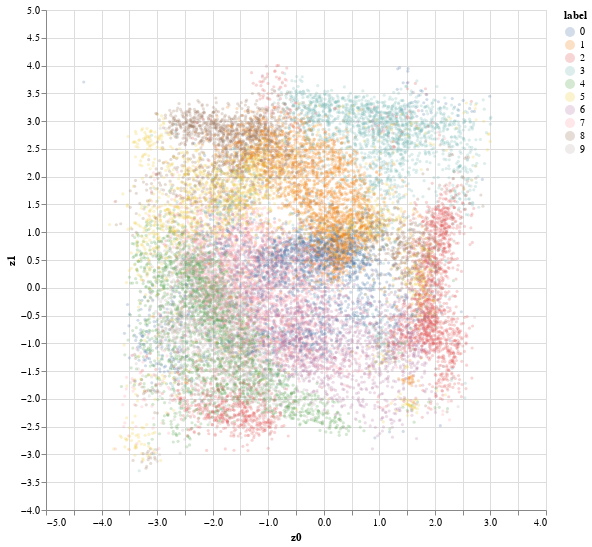

Write notebook code for a chart like this one.
### Code cell
alt.data_transformers.enable("vegafusion")

n = 20_000
df_plot = df.sample(n)

alt.Chart(df_plot).mark_circle(size=10, opacity=0.25).encode(
    x="z0",
    y="z1",
    color="label",
).properties(width=500, height=500).interactive()
# TODO facet chart

### Figure 1 — Vega specification as saved in the notebook (floating-point values rounded to 4 significant figures; data arrays with more than 128 entries replaced by an {"elided": "..."} marker saying what was removed)
{"$schema": "https://vega.github.io/schema/vega/v5.json", "data": [{"name": "param_1_store"}, {"name": "source_0", "values": {"elided": "20000 records"}}, {"name": "source_0_x_domain_z0", "values": [{"min": -4.321, "max": 3.008}]}, {"name": "source_0_y_domain_z1", "values": [{"min": -3.294, "max": 4.004}]}, {"name": "source_0_color_domain_label", "values": [{"label": 5}, {"label": 3}, {"label": 4}, {"label": 2}, {"label": 1}, {"label": 6}, {"label": 8}, {"label": 0}, {"label": 7}, {"label": 9}]}], "signals": [{"name": "unit", "value": {}, "on": [{"events": "pointermove", "update": "isTuple(group()) ? group() : unit"}]}, {"name": "param_1", "update": "vlSelectionResolve(\"param_1_store\", \"union\")"}, {"name": "param_1_z0", "on": [{"events": [{"source": "view", "type": "dblclick"}], "update": "null"}, {"events": {"signal": "param_1_translate_delta"}, "update": "panLinear(param_1_translate_anchor.extent_x, -param_1_translate_delta.x / width)"}, {"events": {"signal": "param_1_zoom_delta"}, "update": "zoomLinear(domain(\"x\"), param_1_zoom_anchor.x, param_1_zoom_delta)"}]}, {"name": "param_1_z1", "on": [{"events": [{"source": "view", "type": "dblclick"}], "update": "null"}, {"events": {"signal": "param_1_translate_delta"}, "update": "panLinear(param_1_translate_anchor.extent_y, param_1_translate_delta.y / height)"}, {"events": {"signal": "param_1_zoom_delta"}, "update": "zoomLinear(domain(\"y\"), param_1_zoom_anchor.y, param_1_zoom_delta)"}]}, {"name": "param_1_tuple", "on": [{"events": [{"signal": "param_1_z0 || param_1_z1"}], "update": "param_1_z0 && param_1_z1 ? {unit: \"\", fields: param_1_tuple_fields, values: [param_1_z0,param_1_z1]} : null"}]}, {"name": "param_1_tuple_fields", "value": [{"field": "z0", "channel": "x", "type": "R"}, {"field": "z1", "channel": "y", "type": "R"}]}, {"name": "param_1_translate_anchor", "value": {}, "on": [{"events": [{"source": "scope", "type": "pointerdown"}], "update": "{x: x(unit), y: y(unit), extent_x: domain(\"x\"), extent_y: domain(\"y\")}"}]}, {"name": "param_1_translate_delta", "value": {}, "on": [{"events": [{"source": "window", "between": [{"source": "scope", "type": "pointerdown"}, {"source": "window", "type": "pointerup"}], "type": "pointermove", "consume": true}], "update": "{x: param_1_translate_anchor.x - x(unit), y: param_1_translate_anchor.y - y(unit)}"}]}, {"name": "param_1_zoom_anchor", "on": [{"events": [{"source": "scope", "type": "wheel", "consume": true}], "update": "{x: invert(\"x\", x(unit)), y: invert(\"y\", y(unit))}"}]}, {"name": "param_1_zoom_delta", "on": [{"events": [{"source": "scope", "consume": true, "type": "wheel"}], "update": "pow(1.001, event.deltaY * pow(16, event.deltaMode))", "force": true}]}, {"name": "param_1_modify", "on": [{"events": {"signal": "param_1_tuple"}, "update": "modify(\"param_1_store\", param_1_tuple, true)"}]}], "marks": [{"type": "symbol", "name": "marks", "from": {"data": "source_0"}, "encode": {"update": {"size": {"value": 10}, "fill": {"field": "label", "scale": "color"}, "x": {"field": "z0", "scale": "x"}, "opacity": {"value": 0.25}, "y": {"field": "z1", "scale": "y"}, "shape": {"value": "circle"}}}, "style": ["circle"], "interactive": true, "clip": true}], "scales": [{"name": "x", "type": "linear", "domain": [{"signal": "(data(\"source_0_x_domain_z0\")[0] || {}).min"}, {"signal": "(data(\"source_0_x_domain_z0\")[0] || {}).max"}], "range": [0, {"signal": "width"}], "domainRaw": {"signal": "param_1[\"z0\"]"}, "nice": true, "zero": true}, {"name": "y", "type": "linear", "domain": [{"signal": "(data(\"source_0_y_domain_z1\")[0] || {}).min"}, {"signal": "(data(\"source_0_y_domain_z1\")[0] || {}).max"}], "range": [{"signal": "height"}, 0], "nice": true, "zero": true, "domainRaw": {"signal": "param_1[\"z1\"]"}}, {"name": "color", "type": "ordinal", "domain": {"data": "source_0_color_domain_label", "field": "label", "sort": true}, "range": "category"}], "axes": [{"scale": "x", "maxExtent": 0, "gridScale": "y", "orient": "bottom", "aria": false, "grid": true, "tickCount": {"signal": "ceil(width/40)"}, "labels": false, "ticks": false, "domain": false, "zindex": 0, "minExtent": 0}, {"scale": "y", "grid": true, "tickCount": {"signal": "ceil(height/40)"}, "orient": "left", "domain": false, "gridScale": "x", "aria": false, "maxExtent": 0, "zindex": 0, "labels": false, "ticks": false, "minExtent": 0}, {"scale": "x", "zindex": 0, "grid": false, "tickCount": {"signal": "ceil(width/40)"}, "orient": "bottom", "title": "z0", "labelFlush": true, "labelOverlap": true}, {"scale": "y", "title": "z1", "grid": false, "tickCount": {"signal": "ceil(height/40)"}, "orient": "left", "zindex": 0, "labelOverlap": true}], "width": 500, "style": "cell", "background": "white", "height": 500, "legends": [{"fill": "color", "symbolType": "circle", "title": "label", "encode": {"symbols": {"update": {"opacity": {"value": 0.25}}}}}], "padding": 5}
